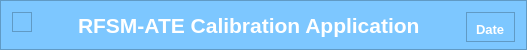
     <widget class="QFrame" name="header">
      <property name="minimumSize">
       <size>
        <width>0</width>
        <height>40</height>
       </size>
      </property>
      <property name="maximumSize">
       <size>
        <width>16777215</width>
        <height>50</height>
       </size>
      </property>
      <property name="font">
       <font>
        <family>Arial</family>
        <pointsize>20</pointsize>
        <weight>75</weight>
        <bold>true</bold>
        <underline>true</underline>
       </font>
      </property>
      <property name="styleSheet">
       <string notr="true">background-color: rgb(125, 199, 255);

color: rgb(255, 255, 255);</string>
      </property>
      <property name="frameShape">
       <enum>QFrame::StyledPanel</enum>
      </property>
      <property name="frameShadow">
       <enum>QFrame::Raised</enum>
      </property>
      <layout class="QGridLayout" name="gridLayout_5">
       <item row="0" column="0">
        <widget class="QFrame" name="frame">
         <property name="font">
          <font>
           <family>Arial</family>
           <pointsize>10</pointsize>
          </font>
         </property>
         <property name="autoFillBackground">
          <bool>false</bool>
         </property>
         <property name="frameShape">
          <enum>QFrame::StyledPanel</enum>
         </property>
         <property name="frameShadow">
          <enum>QFrame::Raised</enum>
         </property>
         <layout class="QHBoxLayout" name="horizontalLayout_3">
          <property name="spacing">
           <number>12</number>
          </property>
         </layout>
        </widget>
       </item>
       <item row="0" column="4">
        <widget class="QFrame" name="frame_3">
         <property name="minimumSize">
          <size>
           <width>0</width>
           <height>30</height>
          </size>
         </property>
         <property name="maximumSize">
          <size>
           <width>16777215</width>
           <height>25</height>
          </size>
         </property>
         <property name="font">
          <font>
           <family>Arial</family>
           <pointsize>10</pointsize>
          </font>
         </property>
         <property name="frameShape">
          <enum>QFrame::StyledPanel</enum>
         </property>
         <property name="frameShadow">
          <enum>QFrame::Raised</enum>
         </property>
         <layout class="QHBoxLayout" name="horizontalLayout_4">
          <item>
           <widget class="QLabel" name="label_date">
            <property name="minimumSize">
             <size>
              <width>0</width>
              <height>15</height>
             </size>
            </property>
            <property name="maximumSize">
             <size>
              <width>16777215</width>
              <height>30</height>
             </size>
            </property>
            <property name="font">
             <font>
              <family>Arial</family>
              <pointsize>10</pointsize>
              <weight>75</weight>
              <bold>true</bold>
             </font>
            </property>
            <property name="text">
             <string>Date</string>
            </property>
           </widget>
          </item>
         </layout>
        </widget>
       </item>
       <item row="0" column="3">
        <spacer name="horizontalSpacer_2">
         <property name="orientation">
          <enum>Qt::Horizontal</enum>
         </property>
         <property name="sizeHint" stdset="0">
          <size>
           <width>40</width>
           <height>20</height>
          </size>
         </property>
        </spacer>
       </item>
       <item row="0" column="2" rowspan="2">
        <widget class="QLabel" name="label_title">
         <property name="font">
          <font>
           <family>Arial</family>
           <pointsize>16</pointsize>
           <weight>75</weight>
           <italic>false</italic>
           <bold>true</bold>
           <underline>false</underline>
           <strikeout>false</strikeout>
           <kerning>true</kerning>
          </font>
         </property>
         <property name="styleSheet">
          <string notr="true">color: rgb(0, 0, 255);
gridline-color: rgb(255, 0, 0);
color: rgb(255, 255, 255)</string>
         </property>
         <property name="text">
          <string>RFSM-ATE Calibration Application</string>
         </property>
         <property name="textFormat">
          <enum>Qt::PlainText</enum>
         </property>
        </widget>
       </item>
       <item row="0" column="1">
        <spacer name="horizontalSpacer">
         <property name="orientation">
          <enum>Qt::Horizontal</enum>
         </property>
         <property name="sizeHint" stdset="0">
          <size>
           <width>40</width>
           <height>20</height>
          </size>
         </property>
        </spacer>
       </item>
      </layout>
     </widget>
